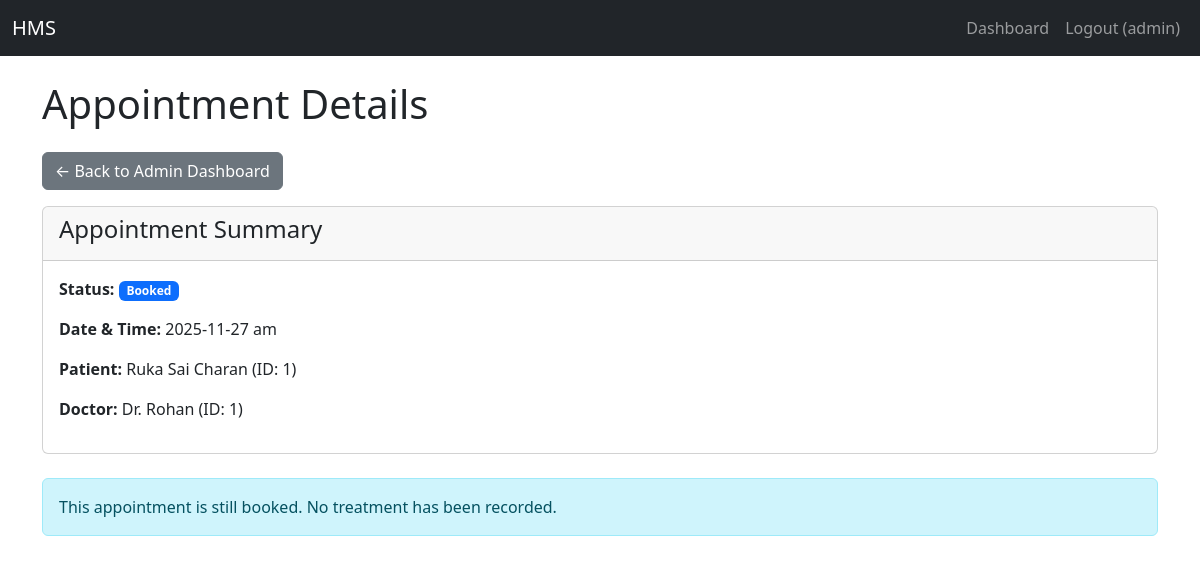
/admin/view_treatment/1 (signed in), run on an earlier commit of the app's database.
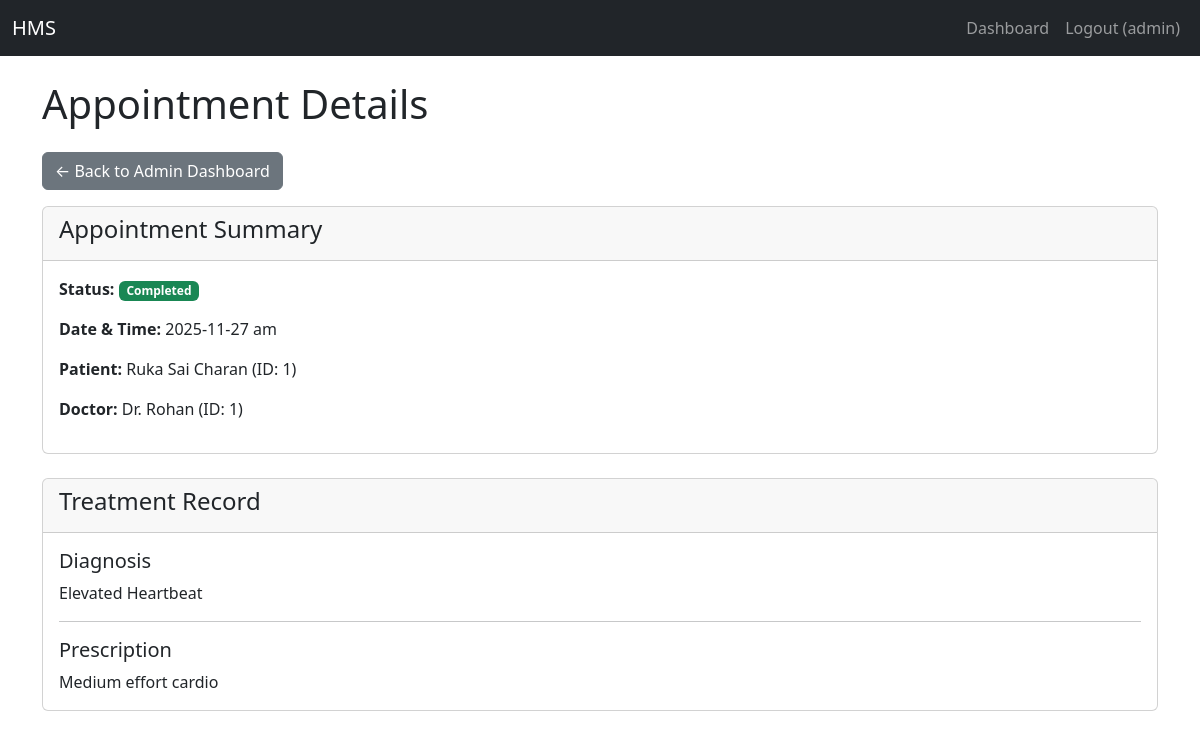
And on a later commit of the database.
### models.py (models this page shows)
class Appointment(db.Model):
    id = db.Column(db.Integer, primary_key=True)
    patient_id = db.Column(db.Integer, db.ForeignKey('patient.id'), nullable=False)
    doctor_id = db.Column(db.Integer, db.ForeignKey('doctor.id'), nullable=False)
    appointment_date = db.Column(db.String(100), nullable=False)
    status = db.Column(db.String(50), default='Booked') # e.g., Booked, Completed, Cancelled

class Patient(db.Model):
    id = db.Column(db.Integer, primary_key=True)
    user_id = db.Column(db.Integer, db.ForeignKey('user.id'), nullable=False)
    name = db.Column(db.String(100), nullable=False)
    contact = db.Column(db.String(100))

class Doctor(db.Model):
    id = db.Column(db.Integer, primary_key=True)
    user_id = db.Column(db.Integer, db.ForeignKey('user.id'), nullable=False)
    department_id = db.Column(db.Integer, db.ForeignKey('department.id'), nullable=False)
    name = db.Column(db.String(100), nullable=False)
    dob = db.Column(db.DateTime, nullable=False)
    experience = db.Column(db.Integer, nullable=False)
    specialization = db.Column(db.String(100), nullable=False)
    qualifications = db.Column(db.String(100), nullable=True)
    availability = db.Column(db.String(200), default='{}')

class Treatment(db.Model):
    id = db.Column(db.Integer, primary_key=True)
    appointment_id = db.Column(db.Integer, db.ForeignKey('appointment.id'), nullable=False)
    visit_type =  db.Column(db.String(50), default='Routine', nullable=False)
    test_done = db.Column(db.String(50), nullable=False)
    diagnosis = db.Column(db.String(100), nullable=False)
    prescription = db.Column(db.Text, nullable=False)

### app.py (the view)
@app.route('/admin/view_treatment/<int:app_id>')
def admin_view_treatment(app_id):
    if 'user_id' not in session or session.get('role') != 'admin':
        flash('You do not have permission.')
        return redirect(url_for('login'))
    appointment = Appointment.query.get_or_404(app_id)
    patient = Patient.query.get(appointment.patient_id)
    doctor = Doctor.query.get(appointment.doctor_id)
    treatment = Treatment.query.filter_by(appointment_id=app_id).first()
    return render_template(
        'admin_view_treatment.html',
        appointment=appointment,
        patient=patient,
        doctor=doctor,
        treatment=treatment
    )

### templates/admin_view_treatment.html
{% extends "base.html" %}
{% block content %}
    <h1 class="my-4">Appointment Details</h1>
    <a href="{{ url_for('admin_dashboard') }}" class="btn btn-secondary mb-3">&larr; Back to Admin Dashboard</a>
    <div class="card">
        <div class="card-header">
            <h4>Appointment Summary</h4>
        </div>
        <div class="card-body">
            <p><strong>Status:</strong>
                <span class="badge
                    {% if appointment.status == 'Completed' %}bg-success
                    {% elif appointment.status == 'Cancelled' %}bg-danger
                    {% else %}bg-primary
                    {% endif %}
                ">{{ appointment.status }}</span>
            </p>
            <p><strong>Date & Time:</strong> {{ appointment.appointment_date }}</p>
            <p><strong>Patient:</strong> {{ patient.name }} (ID: {{ patient.id }})</p>
            <p><strong>Doctor:</strong> Dr. {{ doctor.name }} (ID: {{ doctor.id }})</p>
        </div>
    </div>
    {% if treatment %}
        <div class="card mt-4">
            <div class="card-header">
                <h4>Treatment Record</h4>
            </div>
            <div class="card-body">
                <h5 class="card-title">Diagnosis</h5>
                <p class="card-text">{{ treatment.diagnosis }}</p>
                <hr>
                <h5 class="card-title">Prescription</h5>
                <p class="card-text">{{ treatment.prescription }}</p>
            </div>
        </div>
    {% elif appointment.status == 'Booked' %}
        <div class="alert alert-info mt-4">
            This appointment is still booked. No treatment has been recorded.
        </div>
    {% elif appointment.status == 'Cancelled' %}
        <div class="alert alert-danger mt-4">
            This appointment was cancelled.
        </div>
    {% endif %}
{% endblock %}

### templates/base.html (shortened to what this page needs)
<!doctype html>
<html lang="en">
  <head>
    <link href="https://cdn.jsdelivr.net/npm/bootstrap@5.3.8/dist/css/bootstrap.min.css" rel="stylesheet">
  </head>
  <body>
    <nav class="navbar navbar-expand-lg navbar-dark bg-dark">
      <div class="container-fluid">
        <a class="navbar-brand" href="{{ url_for('index') }}">HMS</a>
        <div class="navbar-nav ms-auto">
          {% if session.user_id %}
            <a class="nav-link" href="{{ url_for('dashboard') }}">Dashboard</a>
            <a class="nav-link" href="{{ url_for('logout') }}">Logout ({{ session.role }})</a>
          {% else %}
            <a class="nav-link" href="{{ url_for('login') }}">Login</a>
            <a class="nav-link" href="{{ url_for('register') }}">Register (Patient)</a>
          {% endif %}
        </div>
      </div>
    </nav>
    <div class="container mt-4">
      {% block content %}{% endblock %}
    </div>
  </body>
</html>

What changed in the data, as far as the page shows it:
changed Appointment: status "Booked" → "Completed"
added Treatment: diagnosis "Elevated Heartbeat", prescription "Medium effort cardio"
Also different on the page:
text no longer shown: "This appointment is still booked. No treatment has been recorded."
text now shown: "Treatment Record Diagnosis Prescription"
